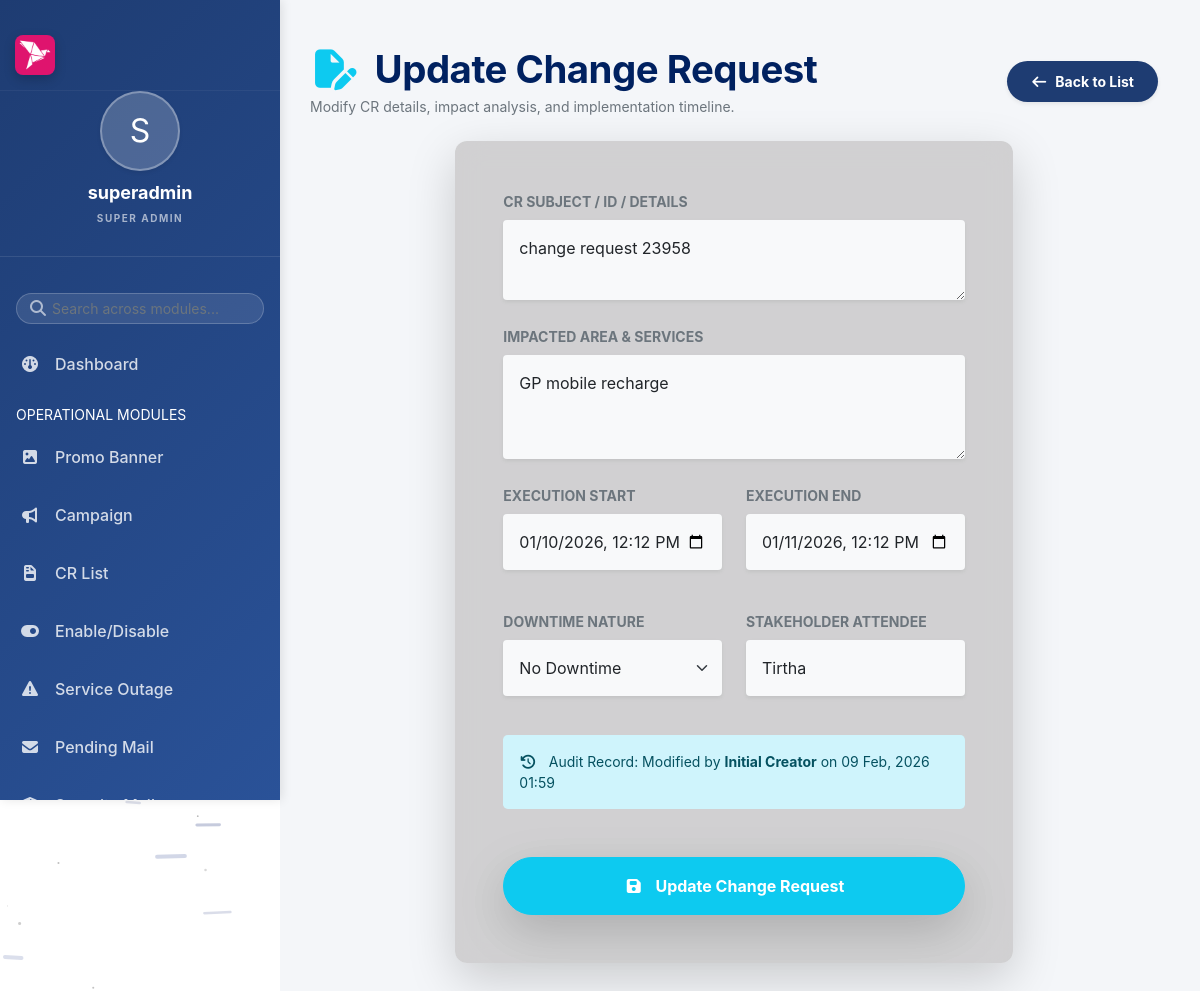
Page /main/modules/change_requests/update.php?id=3 (signed in) on the committed database.
### tables this page shows
CREATE TABLE `cr_list` (
  `serial_no` int(11) NOT NULL,
  `cr_subject` varchar(254) NOT NULL,
  `impacted_area` varchar(254) NOT NULL,
  `cr_start_time` datetime NOT NULL,
  `cr_end_time` datetime NOT NULL,
  `downtime` tinyint(254) NOT NULL,
  `cr_meeting_attended` varchar(254) NOT NULL,
  `edited_by` varchar(50) DEFAULT NULL,
  `edited_at` timestamp NULL DEFAULT NULL,
  `created_by` varchar(50) DEFAULT NULL,
  `created_at` timestamp NOT NULL DEFAULT current_timestamp()
);

### main/modules/change_requests/update.php (the view, shortened to what this page needs)
<?php
require_once __DIR__ . '/../../../config/app.php'; include_once INCLUDES_PATH . '/auth_check.php';
if (isset($_GET['id'])) {
    $id = isset($_GET['id']) ? (int)$_GET['id'] : 0;
    $stmt_fetch = mysqli_prepare($conn, "SELECT * FROM cr_list WHERE serial_no = ?");
    mysqli_stmt_bind_param($stmt_fetch, "i", $id);
    mysqli_stmt_execute($stmt_fetch);
    $result = mysqli_stmt_get_result($stmt_fetch);
    if ($result && mysqli_num_rows($result) == 1) {
        $row = mysqli_fetch_assoc($result);
    } else {
        echo "Record not found";
        exit;
    }
} else {
    echo "No ID provided";
    exit;
}
?>
<!DOCTYPE html>
<html lang="en">
<head>
    <link href="https://cdn.jsdelivr.net/npm/bootstrap@5.0.2/dist/css/bootstrap.min.css" rel="stylesheet">
    <link rel="stylesheet" href="https://cdnjs.cloudflare.com/ajax/libs/font-awesome/7.0.1/css/all.min.css">
    <link rel="stylesheet" href="<?= ASSETS_URL ?>/css/style.css">
</head>
<body>
    <div class="dashboard-container">
        <?php include INCLUDES_PATH . '/sidebar.php'; ?>
        <div class="main-content">
            <div class="container-fluid ps-0 mt-3">
                <div class="d-flex justify-content-between align-items-center mb-4">
                    <div>
                        <h1 class="view-header fw-bold mb-1"><i class="fa-solid fa-file-pen text-info me-2"></i> Update Change Request</h1>
                        <p class="text-muted small mb-0">Modify CR details, impact analysis, and implementation timeline.</p>
                    </div>
                    <a href="view.php" class="btn btn-primary btn-sm rounded-pill px-4 shadow-sm fw-bold">
                        <i class="fa-solid fa-arrow-left me-1"></i> Back to List
                    </a>
                </div>
                <div class="row justify-content-center">
                    <div class="col-md-9 col-lg-8">
                        <div class="glass-card p-5 shadow-lg border-0">
                            <form method="POST" action="">
                                <div class="mb-4">
                                    <label for="cr_subject" class="form-label small fw-bold text-muted text-uppercase">CR Subject / ID / Details</label>
                                    <textarea class="form-control bg-light border-0 shadow-sm p-3" name="cr_subject" id="cr_subject" rows="2" required placeholder="e.g. CR-2023-045 - Kernel Upgrade"><?php echo htmlspecialchars($row['cr_subject']); ?></textarea>
                                </div>
                                <div class="mb-4">
                                    <label for="impacted_area" class="form-label small fw-bold text-muted text-uppercase">Impacted Area & Services</label>
                                    <textarea class="form-control bg-light border-0 shadow-sm p-3" name="impacted_area" id="impacted_area" rows="3" required placeholder="List all services affected by this change..."><?php echo htmlspecialchars($row['impacted_area']); ?></textarea>
                                </div>
                                <div class="row g-4 mb-4">
                                    <div class="col-md-6">
                                        <label for="cr_start_time" class="form-label small fw-bold text-muted text-uppercase">Execution Start</label>
                                        <input type="datetime-local" class="form-control bg-light border-0 shadow-sm p-3" name="cr_start_time" id="cr_start_time"
                                            value="<?php echo date('Y-m-d\TH:i', strtotime($row['cr_start_time'])); ?>" required>
                                    </div>
                                    <div class="col-md-6">
                                        <label for="cr_end_time" class="form-label small fw-bold text-muted text-uppercase">Execution End</label>
                                        <input type="datetime-local" class="form-control bg-light border-0 shadow-sm p-3" name="cr_end_time" id="cr_end_time"
                                            value="<?php echo date('Y-m-d\TH:i', strtotime($row['cr_end_time'])); ?>" required>
                                    </div>
                                    <div class="col-md-6">
                                        <label for="downtime" class="form-label small fw-bold text-muted text-uppercase">Downtime Nature</label>
                                        <select class="form-select bg-light border-0 shadow-sm p-3" name="downtime" id="downtime" required>
                                            <option value="1" <?php if ($row['downtime'] == '1') echo 'selected'; ?>>No Downtime</option>
                                        </select>
                                    </div>
                                    <div class="col-md-6">
                                        <label for="cr_meeting_attended" class="form-label small fw-bold text-muted text-uppercase">Stakeholder Attendee</label>
                                        <input type="text" class="form-control bg-light border-0 shadow-sm p-3" name="cr_meeting_attended" id="cr_meeting_attended"
                                            value="<?php echo htmlspecialchars($row['cr_meeting_attended']); ?>" placeholder="Name of attendee">
                                    </div>
                                </div>
                                <div class="alert alert-info border-0 rounded-3 small mb-4">
                                    <i class="fa-solid fa-history me-2"></i> Audit Record: Modified by <b><?php echo htmlspecialchars($row['edited_by'] ?? 'Initial Creator'); ?></b> on <?php echo date('d M, Y H:i', strtotime($row['edited_at'] ?? $row['created_at'])); ?>
                                </div>
                                <div class="d-grid mt-5">
                                    <button type="submit" class="btn btn-info py-3 fw-bold rounded-pill shadow-lg text-white">
                                        <i class="fa-solid fa-save me-2"></i> Update Change Request
                                    </button>
                                </div>
                            </form>
                        </div>
                    </div>
                </div>
            </div>
        </div>
    </div>
</body>
</html>

### main/assets/css/style.css (style rules this page uses)
:root { --primary-blue: #1e3c72; --secondary-blue: #2a5298; --accent-pink: #d12053; --bg-light: #f4f6f9; --bg-dark: #121212; --glass-bg: rgba(255, 255, 255, 0.6); --glass-border: rgba(255, 255, 255, 0.3); --glass-bg-dark: rgba(30, 30, 30, 0.7); --glass-border-dark: rgba(255, 255, 255, 0.1); --text-main: #333; --text-muted: #666; --text-light: #fff; --card-shadow: 0 10px 30px rgba(0, 0, 0, 0.05); --card-shadow-hover: 0 15px 35px rgba(0, 0, 0, 0.1); --border-radius: 12px; --transition: all 0.3s cubic-bezier(0.4, 0, 0.2, 1); --bkash-pink: #df146e; --bkash-dark-pink: #d12053; --bkash-light-pink: #f48fb1; --bkash-shadow: 0 10px 25px -5px rgba(223, 20, 110, 0.3); --sidebar-logo-size: 40px; }
body { background-color: transparent !important; transition: var(--transition); position: relative; min-height: 100vh; font-family: 'Inter', -apple-system, BlinkMacSystemFont, "Segoe UI", Roboto, Helvetica, Arial, sans-serif; }
.glass-card { background: rgba(186, 183, 183, 0.6); backdrop-filter: blur(15px); -webkit-backdrop-filter: blur(15px); border: 1px solid var(--glass-border); border-radius: var(--border-radius); box-shadow: var(--card-shadow); transition: var(--transition); }
a { text-decoration: none; color: #000; }
form input, form select, form textarea { border: 1px solid #ddd; border-radius: var(--border-radius); margin-bottom: 15px; padding: 12px 15px; transition: var(--transition); background: white; }
.btn-primary { background-color: var(--primary-blue); border: none; padding: 10px 25px; border-radius: 8px; font-weight: 600; }
.dashboard-container { display: flex; min-height: 100vh; width: 100%; }
.main-content { flex: 1; padding: 30px; margin-left: 280px; background-color: #f4f6f9; min-height: 100vh; transition: all 0.4s ease; width: calc(100% - 280px); }
.view-header { color: #002160ff; font-weight: 700; margin-bottom: 0; }
html, body { max-width: 100%; overflow-x: hidden; -webkit-font-smoothing: antialiased; -moz-osx-font-smoothing: grayscale; }
h1.view-header { font-size: clamp(1.6rem, 4vw, 2.4rem) !important; letter-spacing: -0.5px; }

### rows in the picture
cr_list: cr_subject "change request 23958", impacted_area "GP mobile recharge", cr_start_time "01/10/2026 12:12", cr_end_time "01/11/2026 12:12", downtime "No Downtime", cr_meeting_attended "Tirtha", edited_by "Initial Creator", edited_at+created_at "09 Feb, 2026 01:59"

### other values in the picture
substr($user_name, 0, 1) "S"
$user_name "superadmin"
